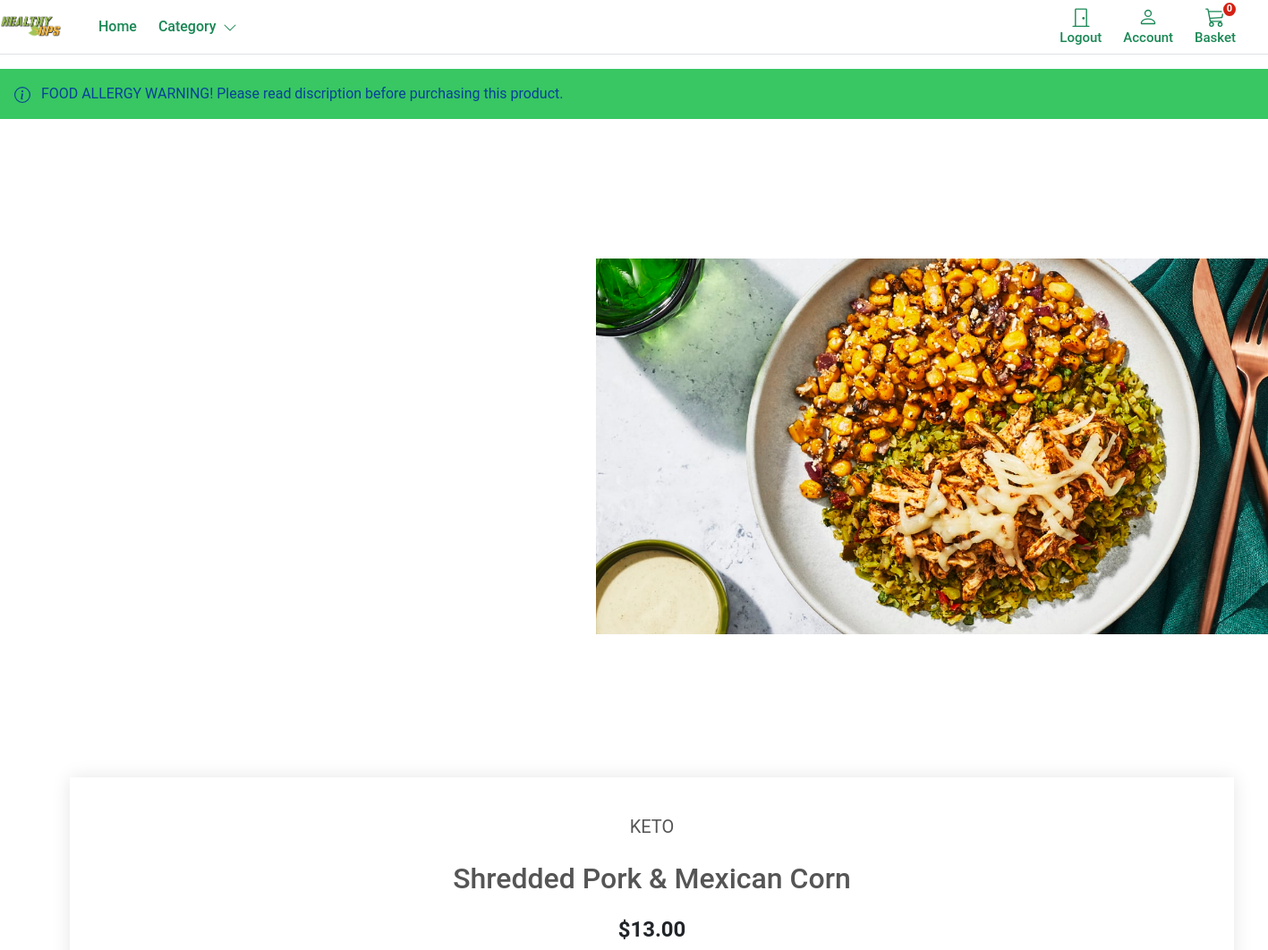
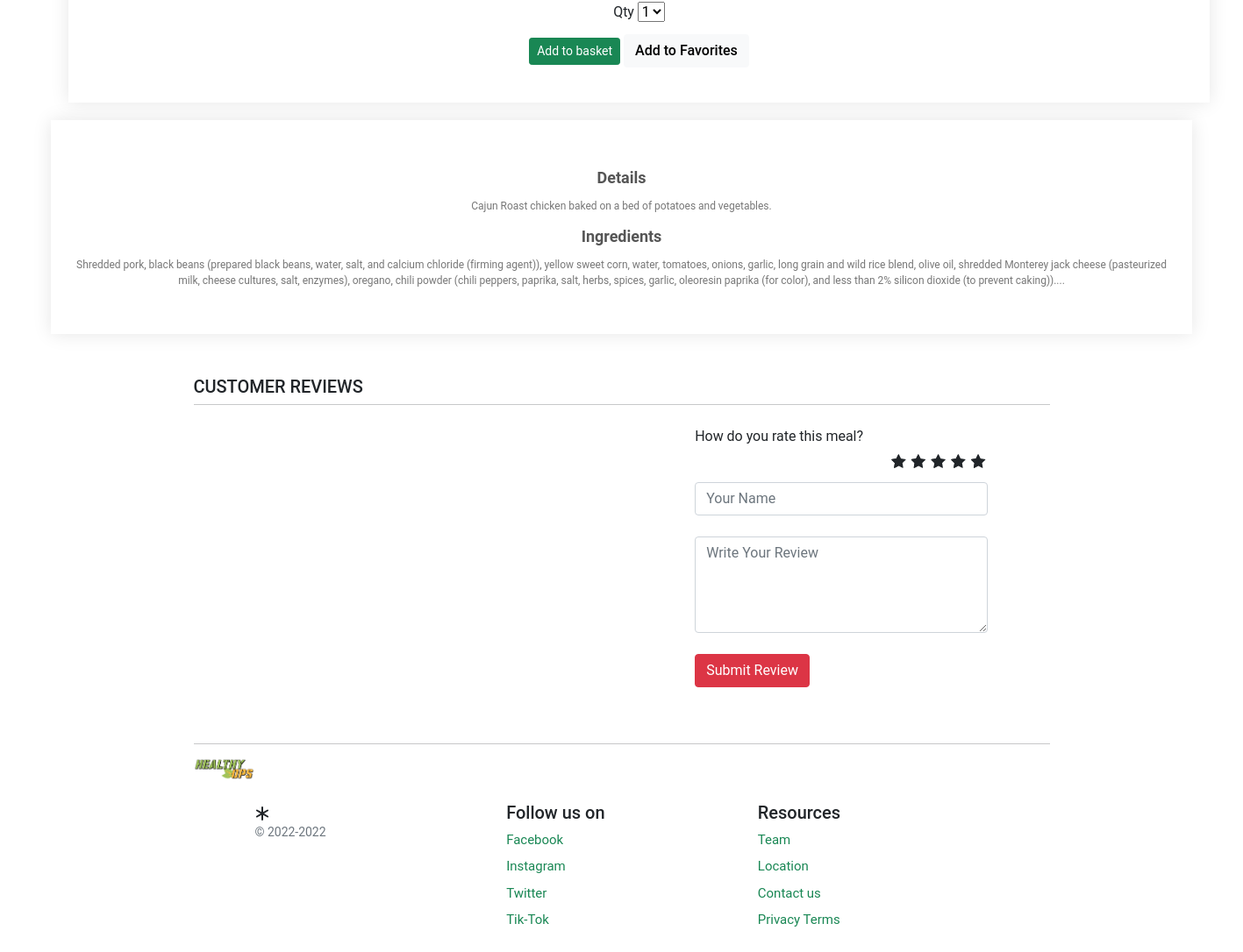
The app's page /shredded-pork-mexican-corn (signed in) with its own data (2 pictures, top to bottom).
### store/models.py (models this page shows, shortened)
class Product(models.Model):
    category = models.ForeignKey(Category, related_name='product', on_delete=models.CASCADE)
    created_by = models.ForeignKey(settings.AUTH_USER_MODEL, on_delete=models.CASCADE, related_name='product_creator') #who is this product creator record
    title = models.CharField(max_length=255) # title for product
    author = models.CharField(max_length=255, default='admin') #category of sproduct
    description= models.TextField(blank=True) #discription of the product
    image = models.ImageField(upload_to='images/', default = 'images/default.png') #upload img and allow us to upload
    slug = models.SlugField(max_length=255, unique=True) #
    price = models.DecimalField(max_digits=4, decimal_places=2)
    vegan = models.BooleanField(default=True)
    keto= models.BooleanField (default=True)
    lowCarb= models.BooleanField (default=True) #manages stock of product stock or out of stock
    in_stock = models.BooleanField(default=True)
    is_active = models.BooleanField(default=True)
    created = models.DateTimeField(auto_now_add=True)#used when we add a product
    updated = models.DateTimeField(auto_now=True)#used when we update a product and we want record
    objects = models.Manager()
    products = ProductManager()
    class Meta:
        verbose_name_plural = 'Products'#how we want to order products and details
        ordering = ('-created',)

### store/views.py (the view)
# urls.py: path('<slug:slug>', views.product_detail, name='product_detail'),#detailed view of all products
def product_detail(request, slug):
    product = get_object_or_404(Product, slug=slug, in_stock=True)
    reviews = Review.objects.filter(product=product).order_by('-id')
    print (slug)
    return render(request, 'store/products/single.html', {'product': product})

### basket/basket.py (called while the page is built)
    def __len__(self):
        return sum(item['qty'] for item in self.basket.values())

### basket/context_processors.py (called while the page is built)
def basket(request):
    return {'basket': Basket(request)}

### store/context_processors.py (called while the page is built)
def categories(request):
    return {
        'categories': Category.objects.all()
    }

### store/models.py (called while the page is built)
    def get_absolute_url(self):
        return reverse('store:category_list', args=[self.slug])

### templates/store/products/single.html (shortened to what this page needs)
{% extends "store/base.html" %}
{% load static %}
{% block content %}
<div class="small-container single-product">
    <div class="alert alert-primary fw600 rounded-0 border-0 py-3" role="alert">
       FOOD ALLERGY WARNING! Please read discription before purchasing this product.
    </div>
    <div class="row">
        <div class="col-1">
            <img src="{{ product.image.url }}">
        </div>
        <div class="col-21">
            <p>KETO</p>
            <h1>{{ product.title }}</h1>
            <div class="price"><span class="h4 fw-bold">${{ product.price }}</span></div>
            <label for="select">Qty</label>
                                <select id="select">
                                    <option value="1">1</option>
                                </select>
                                <div class="add-to-basket">
                                    <button type="button" id="add-button" value="{{product.id}}" class="btn btn-success btn-sm">Add to basket</button>
                                    <button type="button" id="add-button" value="{{product.id}}" class="btn btn-light fw500">Add to Favorites</button>
                                </div>
        </div>
        <div class="col-22">
            <h3>Details</h3>
            <p>Cajun Roast chicken baked on a bed of potatoes and vegetables.</p>
            <h3>Ingredients</h3>
            <p>{{ product.description|slice:":500" }}...</p>
        </div>
        </div>
    </div>
</div>
<div class="container mt-5">
    <h5 class="text-uppercase font-weight-bold">Customer Reviews</h5>
    <hr class="mt-0 pt-0">
    <div class="row">
        <div class="col-sm-7 mt-2">
        </div>
        <div class="col-sm-5 mt-2">
            <form class="col s12" method="POST" action="" role="form">
                <label>How do you rate this meal?</label>
                    <div class="rate">
                        <input type="radio" name="rate" id="rating10" value="5" required><label for="rating10" title="5"></label>
                        <input type="radio" name="rate" id="rating8" value="4" required><label for="rating8" title="4"></label>
                        <input type="radio" name="rate" id="rating6" value="3" required><label for="rating6" title="3"></label>
                        <input type="radio" name="rate" id="rating4" value="2" required><label for="rating4" title="2"></label>
                        <input type="radio" name="rate" id="rating2" value="1" required><label for="rating2" title="1"></label>
                    </div>
                    <input type="text" class="form-control" name="subject" placeholder="Your Name">
                    <br>
                    <textarea name="review" rows="4" class="form-control" placeholder="Write Your Review"></textarea>
                    <br>
                    <input type="submit" value="Submit Review" class="btn btn-danger btn-md m-0" >
                    <br>
                </div>
        </div>
    </div>
{% endblock %}

### static/core/css/base.css (style rules this page uses)
@media (min-width: 1000px) { .container { max-width: 1000px; } }
.alert-primary { background-color: #38c763; }
html, body, p, div { letter-spacing: -0.02px; font-family: 'Roboto', sans-serif; }
.fw500 { font-weight: 500; }

### templates/store/products/single.html (style rules this page uses)
.row { display: flex; flex-wrap: wrap; justify-content: space-around; padding-left: 70px; padding-right: 70px; }
.single-product { margin-top: auto; }
.single-product .col-1 { display: flex; align-items: center; justify-content: space-around; }
.single-product .col-1 img { height: 60%; }
.col-1 { display: flex; align-items: center; justify-content: space-between; }
.single-product .col-21 { text-align: center; padding: 40px 20px; margin: 20px; box-shadow: 0 0 20px 0px rgba(0,0,0,0.1); }
.single-product .col-22 { text-align: center; padding: 40px 20px; box-shadow: 0 0 20px 0px rgba(0,0,0,0.1); }
.col-21 { padding-left: 50px; padding-right: 500px; }
.col-21 h1 { font-size: 32px; margin: 24px 0; color: #555; }
.col-21 p { font-size: 20px; padding: 0px; color: #555; }
.col-22 p { font-size: 12px; margin: 12px 0; color: #777; }
.col-22 h3 { font-weight: 600; color: #555; font-size: 18px; margin-top: 15px; }
.price { margin-bottom: 10px; }
.add-to-basket { margin-top: 13px; }
.rate { margin-bottom: 2.5rem; border: 0; }
.rate > label { float: right; }
.rate > label:before { display: inline-block; font-size: 1.1rem; font-family: FontAwesome; content: "\f005"; margin: 0; padding: 0.3rem .2rem; cursor: pointer; }

### records on screen
Product: image (picture), title "Shredded Pork & Mexican Corn", price "13.00", description "Shredded pork, black beans (prepared black beans, water, salt, and calcium chloride (firming agent)), yellow sweet corn, water, tomatoes, onions, garlic, long grain and wild rice blend, olive oil, shredded Monterey jack cheese (pasteurized milk, cheese cultures, salt, enzymes), oregano, chili powder (chili peppers, paprika, salt, herbs, spices, garlic, oleoresin paprika (for color), and less than 2% silicon dioxide (to prevent caking))."
